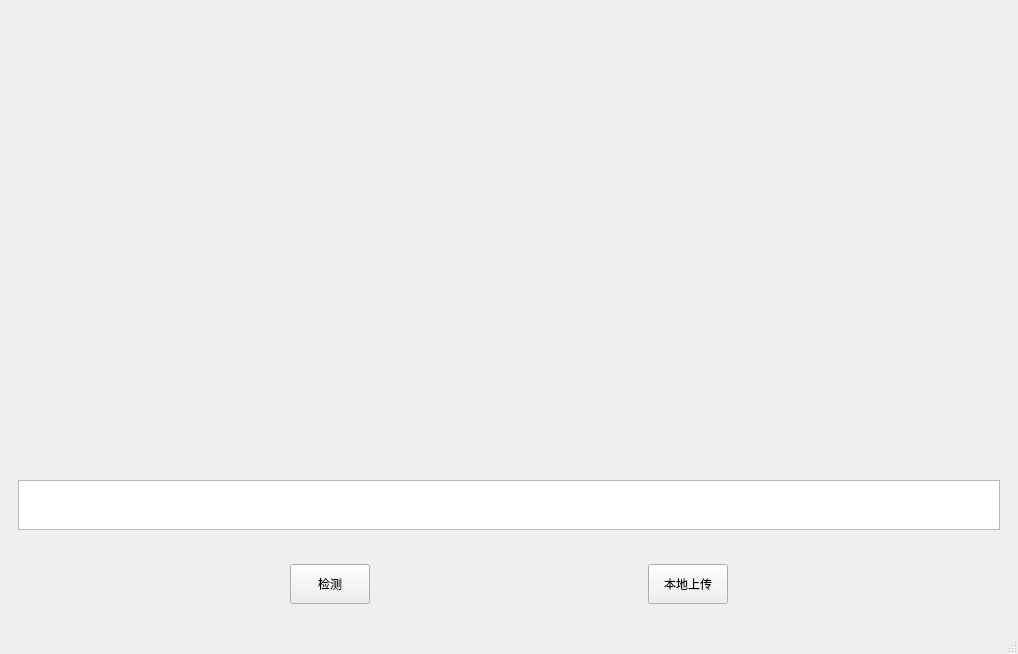
<?xml version="1.0" encoding="UTF-8"?>
<ui version="4.0">
 <class>MainWindow</class>
 <widget class="QMainWindow" name="MainWindow">
  <property name="geometry">
   <rect>
    <x>0</x>
    <y>0</y>
    <width>1018</width>
    <height>654</height>
   </rect>
  </property>
  <property name="windowTitle">
   <string>SSD目标检测</string>
  </property>
  <widget class="QWidget" name="centralwidget">
   <layout class="QVBoxLayout" name="verticalLayout_2">
    <item>
     <spacer name="verticalSpacer_3">
      <property name="orientation">
       <enum>Qt::Vertical</enum>
      </property>
      <property name="sizeType">
       <enum>QSizePolicy::Fixed</enum>
      </property>
      <property name="sizeHint" stdset="0">
       <size>
        <width>20</width>
        <height>10</height>
       </size>
      </property>
     </spacer>
    </item>
    <item>
     <widget class="QWidget" name="widget" native="true">
      <property name="minimumSize">
       <size>
        <width>700</width>
        <height>500</height>
       </size>
      </property>
      <layout class="QVBoxLayout" name="verticalLayout">
       <item>
        <widget class="QLabel" name="label">
         <property name="minimumSize">
          <size>
           <width>700</width>
           <height>500</height>
          </size>
         </property>
         <property name="text">
          <string/>
         </property>
         <property name="alignment">
          <set>Qt::AlignCenter</set>
         </property>
        </widget>
       </item>
       <item>
        <spacer name="verticalSpacer_4">
         <property name="orientation">
          <enum>Qt::Vertical</enum>
         </property>
         <property name="sizeType">
          <enum>QSizePolicy::Fixed</enum>
         </property>
         <property name="sizeHint" stdset="0">
          <size>
           <width>20</width>
           <height>5</height>
          </size>
         </property>
        </spacer>
       </item>
       <item>
        <widget class="QTextEdit" name="textEdit">
         <property name="minimumSize">
          <size>
           <width>0</width>
           <height>50</height>
          </size>
         </property>
        </widget>
       </item>
       <item>
        <spacer name="verticalSpacer">
         <property name="orientation">
          <enum>Qt::Vertical</enum>
         </property>
         <property name="sizeType">
          <enum>QSizePolicy::Fixed</enum>
         </property>
         <property name="sizeHint" stdset="0">
          <size>
           <width>20</width>
           <height>10</height>
          </size>
         </property>
        </spacer>
       </item>
      </layout>
     </widget>
    </item>
    <item>
     <widget class="QWidget" name="widget_2" native="true">
      <layout class="QHBoxLayout" name="horizontalLayout_2">
       <item>
        <spacer name="horizontalSpacer">
         <property name="orientation">
          <enum>Qt::Horizontal</enum>
         </property>
         <property name="sizeHint" stdset="0">
          <size>
           <width>40</width>
           <height>20</height>
          </size>
         </property>
        </spacer>
       </item>
       <item>
        <widget class="QPushButton" name="pushButton">
         <property name="minimumSize">
          <size>
           <width>80</width>
           <height>40</height>
          </size>
         </property>
         <property name="text">
          <string>检测</string>
         </property>
        </widget>
       </item>
       <item>
        <spacer name="horizontalSpacer_2">
         <property name="orientation">
          <enum>Qt::Horizontal</enum>
         </property>
         <property name="sizeHint" stdset="0">
          <size>
           <width>40</width>
           <height>20</height>
          </size>
         </property>
        </spacer>
       </item>
       <item>
        <widget class="QPushButton" name="pushButton_2">
         <property name="minimumSize">
          <size>
           <width>80</width>
           <height>40</height>
          </size>
         </property>
         <property name="text">
          <string>本地上传</string>
         </property>
        </widget>
       </item>
       <item>
        <spacer name="horizontalSpacer_3">
         <property name="orientation">
          <enum>Qt::Horizontal</enum>
         </property>
         <property name="sizeHint" stdset="0">
          <size>
           <width>40</width>
           <height>20</height>
          </size>
         </property>
        </spacer>
       </item>
      </layout>
     </widget>
    </item>
    <item>
     <spacer name="verticalSpacer_2">
      <property name="orientation">
       <enum>Qt::Vertical</enum>
      </property>
      <property name="sizeType">
       <enum>QSizePolicy::Fixed</enum>
      </property>
      <property name="sizeHint" stdset="0">
       <size>
        <width>20</width>
        <height>10</height>
       </size>
      </property>
     </spacer>
    </item>
   </layout>
  </widget>
  <widget class="QMenuBar" name="menubar">
   <property name="geometry">
    <rect>
     <x>0</x>
     <y>0</y>
     <width>1018</width>
     <height>22</height>
    </rect>
   </property>
  </widget>
  <widget class="QStatusBar" name="statusbar"/>
 </widget>
 <resources/>
 <connections/>
</ui>
